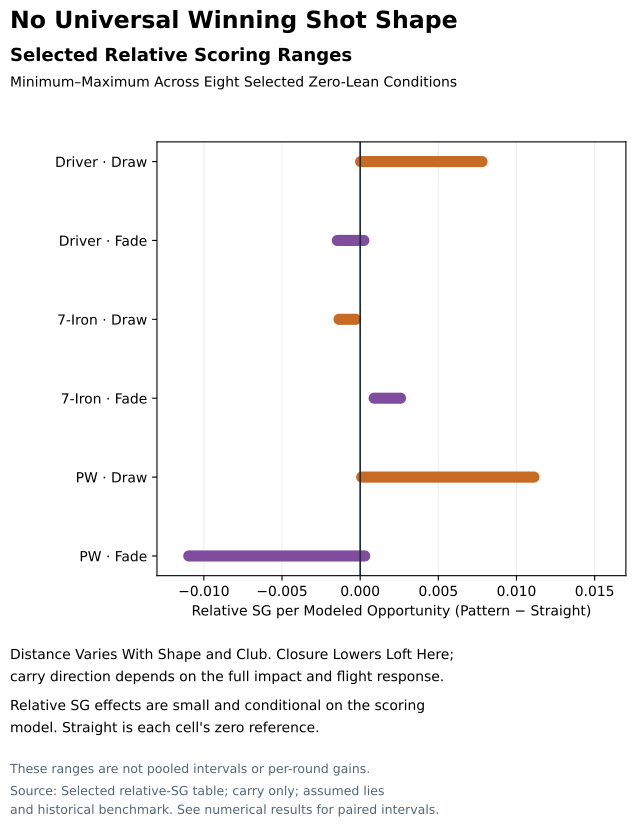

This figure's Python source:
"""Traceable, one-page graphical summary of selected relative scoring."""

from __future__ import annotations

import re
from pathlib import Path

import matplotlib.pyplot as plt
import numpy as np

SG = {
    "Driver": {
        "Draw": (0.00002691177, 0.007797655, "6 positive · 2 span zero"),
        "Fade": (-0.001460539, 0.000234387, "1 positive · 4 negative · 3 span zero"),
    },
    "Seven Iron": {
        "Draw": (-0.00135572, -0.0002882714, "8 negative"),
        "Fade": (0.0008933618, 0.002581634, "8 positive"),
    },
    "Pitching Wedge": {
        "Draw": (0.00009508286, 0.0111171, "6 positive · 2 span zero"),
        "Fade": (-0.01096597, 0.0002919228, "1 positive · 6 negative · 1 span zero"),
    },
}


def _verify_ranges(tex: Path) -> None:
    source = tex.read_text()
    for club, patterns in SG.items():
        table_club = "7-Iron" if club == "Seven Iron" else club
        for pattern, (low, high, _) in patterns.items():
            match = re.search(
                rf"^{re.escape(table_club)} & {pattern} & \\numtext\{{([^}}]+)\}} & \\numtext\{{([^}}]+)\}}",
                source,
                re.MULTILINE,
            )
            if match is None or not np.allclose(
                [float(match[1]), float(match[2])], [low, high], rtol=1e-8, atol=1e-12
            ):
                raise ValueError(
                    f"summary range differs from numerical table: {club} {pattern}"
                )


def _plot_ranges(fig: plt.Figure, ax: plt.Axes, colors: dict[str, str]) -> None:
    y = 0
    labels = []
    for club, patterns in SG.items():
        for pattern, (low, high, _) in patterns.items():
            color = colors[pattern]
            ax.plot([low, high], [y, y], color=color, lw=8, solid_capstyle="round")
            ax.plot([low, high], [y, y], "o", color=color, ms=5)
            label_club = (
                "7-Iron"
                if club == "Seven Iron"
                else "PW"
                if club == "Pitching Wedge"
                else club
            )
            labels.append(f"{label_club} · {pattern}")
            y += 1
    ax.axvline(0, color="#202b38", lw=1.2)
    ax.set_yticks(range(len(labels)), labels)
    ax.invert_yaxis()
    ax.set_xlim(-0.013, 0.017)
    ax.set_xlabel(
        "Relative SG per Modeled Opportunity (Pattern − Straight)", fontsize=10
    )
    ax.tick_params(labelsize=10)
    ax.grid(axis="x", alpha=0.18)


def _annotate_summary(fig: plt.Figure) -> None:
    fig.text(
        0.07,
        0.985,
        "No Universal Winning Shot Shape",
        ha="left",
        va="top",
        fontsize=17,
        fontweight="bold",
    )
    fig.text(
        0.07, 0.925, "Selected Relative Scoring Ranges", fontsize=13, fontweight="bold"
    )
    fig.text(
        0.07,
        0.895,
        "Minimum–Maximum Across Eight Selected Zero-Lean Conditions",
        fontsize=10,
    )
    fig.text(
        0.07,
        0.222,
        "Distance Varies With Shape and Club. Closure Lowers Loft Here;",
        fontsize=10,
    )
    fig.text(
        0.07,
        0.196,
        "carry direction depends on the full impact and flight response.",
        fontsize=10,
    )
    fig.text(
        0.07,
        0.162,
        "Relative SG effects are small and conditional on the scoring",
        fontsize=10,
    )
    fig.text(0.07, 0.136, "model. Straight is each cell's zero reference.", fontsize=10)
    fig.text(
        0.07,
        0.088,
        "These ranges are not pooled intervals or per-round gains.",
        fontsize=9,
        color="#536577",
    )
    fig.text(
        0.07,
        0.062,
        "Source: Selected relative-SG table; carry only; assumed lies",
        fontsize=9,
        color="#536577",
    )
    fig.text(
        0.07,
        0.040,
        "and historical benchmark. See numerical results for paired intervals.",
        fontsize=9,
        color="#536577",
    )


def render_summary(tex: Path, out: Path, save_figure, colors: dict[str, str]) -> Path:
    """Render selected ranges after checking every value against the table."""
    _verify_ranges(tex)
    fig, ax = plt.subplots(figsize=(7.0, 8.5))
    _plot_ranges(fig, ax, colors)
    _annotate_summary(fig)
    fig.subplots_adjust(left=0.28, right=0.95, top=0.83, bottom=0.32)
    path = out / "summary"
    save_figure(fig, path)
    return path
